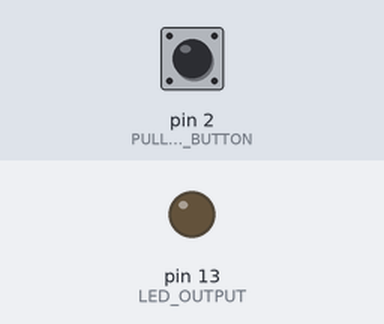
The sketch below on a simulated Arduino Uno, built with avr-gcc and run on an emulated ATmega328P. Shown: output pins drawn as LEDs (lit = HIGH). Dashed ring = blinking. The test bench sets the inputs (shaded band); at power-on: pin 2 (PULL_UP_BUTTON) HIGH. What the sketch prints to the serial monitor is not drawn.

Above: at 1.2 s.
1.3 s: pin 2 (PULL_UP_BUTTON) pulled LOW for 0.15 s
At 1.4 s:
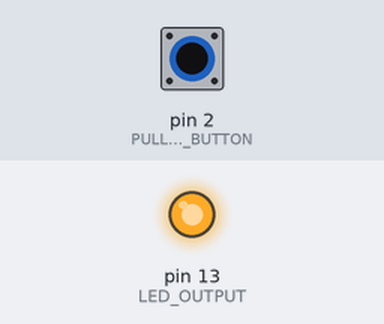
3.0 s: pin 2 (PULL_UP_BUTTON) pulled LOW for 1 s
At 5.0 s:
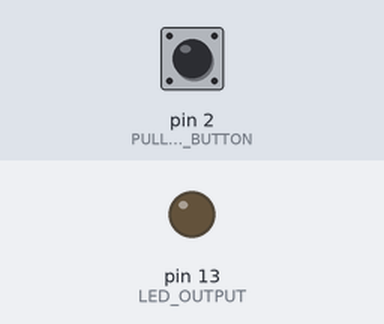
5.5 s: pin 2 (PULL_UP_BUTTON) pulled LOW for 3.2 s
At 6.2 s:
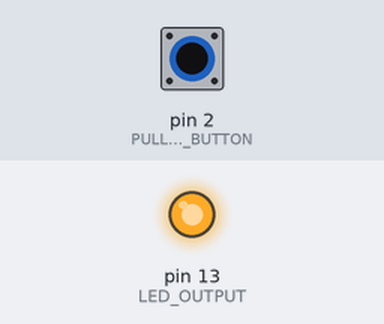
10.2 s: pin 2 (PULL_UP_BUTTON) pulsed LOW 2 times (0.12 s each, 0.3 s apart)
At 10.3 s:
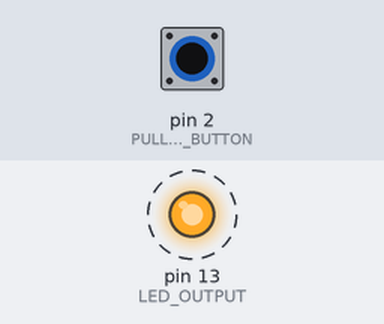
Timing chart, 0 to 13.2 s (numbered marks = the images above; inputs shaded):
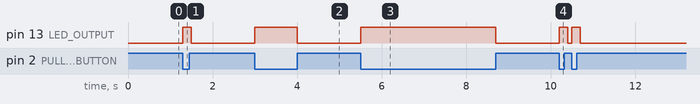

Measured:
- after the input at 1.3 s, pin 13 (LED_OUTPUT): LOW → HIGH at once, → LOW 0.20 s later
- after the input at 3.0 s, pin 13 (LED_OUTPUT): LOW → HIGH at once, → LOW 1.0 s later
- after the input at 5.5 s, pin 13 (LED_OUTPUT): LOW → HIGH at once, → LOW 3.2 s later
- after the input at 10.2 s, pin 13 (LED_OUTPUT): alternates HIGH for 0.20 s and LOW for 0.10 s, 4 changes in all, then stays LOW, starting at once

The sketch:

wk12_hw-1.ino
```cpp
#define PULL_UP_BUTTON 2
#define LED_OUTPUT 13

void setup() {
  Serial.begin(9600);
  pinMode(PULL_UP_BUTTON, INPUT_PULLUP);
  pinMode(LED_OUTPUT, OUTPUT);
}

void loop() {
  int buttonPressed = !digitalRead(PULL_UP_BUTTON);
  Serial.print(buttonPressed?'@':'_');

  if (buttonPressed) {
    digitalWrite(LED_OUTPUT, HIGH);
  } else {
    digitalWrite(LED_OUTPUT, LOW);
  }
  delay(100);
}
```
